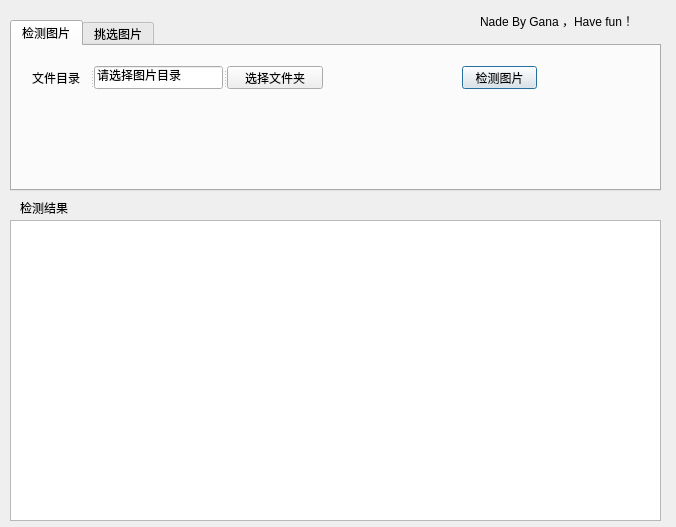
<?xml version="1.0" encoding="UTF-8"?>
<ui version="4.0">
 <class>Dialog</class>
 <widget class="QDialog" name="Dialog">
  <property name="enabled">
   <bool>true</bool>
  </property>
  <property name="geometry">
   <rect>
    <x>0</x>
    <y>0</y>
    <width>676</width>
    <height>527</height>
   </rect>
  </property>
  <property name="minimumSize">
   <size>
    <width>676</width>
    <height>527</height>
   </size>
  </property>
  <property name="maximumSize">
   <size>
    <width>676</width>
    <height>527</height>
   </size>
  </property>
  <property name="windowTitle">
   <string>韩都衣舍活动管理图片筛选器</string>
  </property>
  <property name="windowIcon">
   <iconset>
    <normaloff>F:/workspace/mdm/web/target/mdm/main/webapp/static/img/favicon/favicon.ico</normaloff>F:/workspace/mdm/web/target/mdm/main/webapp/static/img/favicon/favicon.ico</iconset>
  </property>
  <property name="windowOpacity">
   <double>3.000000000000000</double>
  </property>
  <property name="layoutDirection">
   <enum>Qt::LeftToRight</enum>
  </property>
  <property name="styleSheet">
   <string notr="true">background:url(:/back/D:/MainForm.jpg)</string>
  </property>
  <widget class="QTextBrowser" name="textBrowser">
   <property name="geometry">
    <rect>
     <x>10</x>
     <y>220</y>
     <width>651</width>
     <height>301</height>
    </rect>
   </property>
   <property name="styleSheet">
    <string notr="true">background:url(:/back/MainForm.jpg)</string>
   </property>
   <property name="html">
    <string>&lt;!DOCTYPE HTML PUBLIC &quot;-//W3C//DTD HTML 4.0//EN&quot; &quot;http://www.w3.org/TR/REC-html40/strict.dtd&quot;&gt;
&lt;html&gt;&lt;head&gt;&lt;meta name=&quot;qrichtext&quot; content=&quot;1&quot; /&gt;&lt;style type=&quot;text/css&quot;&gt;
p, li { white-space: pre-wrap; }
&lt;/style&gt;&lt;/head&gt;&lt;body style=&quot; font-family:'SimSun'; font-size:9pt; font-weight:400; font-style:normal;&quot;&gt;
&lt;p style=&quot;-qt-paragraph-type:empty; margin-top:0px; margin-bottom:0px; margin-left:0px; margin-right:0px; -qt-block-indent:0; text-indent:0px;&quot;&gt;&lt;br /&gt;&lt;/p&gt;&lt;/body&gt;&lt;/html&gt;</string>
   </property>
   <property name="acceptRichText">
    <bool>true</bool>
   </property>
  </widget>
  <widget class="QLabel" name="label_2">
   <property name="geometry">
    <rect>
     <x>20</x>
     <y>200</y>
     <width>71</width>
     <height>16</height>
    </rect>
   </property>
   <property name="text">
    <string>检测结果</string>
   </property>
  </widget>
  <widget class="QTabWidget" name="tabWidget">
   <property name="geometry">
    <rect>
     <x>10</x>
     <y>20</y>
     <width>651</width>
     <height>171</height>
    </rect>
   </property>
   <property name="styleSheet">
    <string notr="true">background:url(:/back/MainForm.jpg)</string>
   </property>
   <property name="currentIndex">
    <number>0</number>
   </property>
   <widget class="QWidget" name="tab">
    <attribute name="title">
     <string>检测图片</string>
    </attribute>
    <widget class="QPushButton" name="check">
     <property name="geometry">
      <rect>
       <x>450</x>
       <y>20</y>
       <width>75</width>
       <height>23</height>
      </rect>
     </property>
     <property name="text">
      <string>检测图片</string>
     </property>
    </widget>
    <widget class="QSplitter" name="splitter_4">
     <property name="geometry">
      <rect>
       <x>20</x>
       <y>20</y>
       <width>291</width>
       <height>23</height>
      </rect>
     </property>
     <property name="orientation">
      <enum>Qt::Horizontal</enum>
     </property>
     <widget class="QLabel" name="label_5">
      <property name="text">
       <string>文件目录</string>
      </property>
     </widget>
     <widget class="QLineEdit" name="lineEdit_4">
      <property name="text">
       <string>请选择图片目录</string>
      </property>
     </widget>
     <widget class="QPushButton" name="file_2">
      <property name="text">
       <string>选择文件夹</string>
      </property>
     </widget>
    </widget>
   </widget>
   <widget class="QWidget" name="tab_2">
    <attribute name="title">
     <string>挑选图片</string>
    </attribute>
    <widget class="QPushButton" name="pick">
     <property name="geometry">
      <rect>
       <x>450</x>
       <y>20</y>
       <width>75</width>
       <height>23</height>
      </rect>
     </property>
     <property name="text">
      <string>图片挑选</string>
     </property>
    </widget>
    <widget class="QSplitter" name="splitter_2">
     <property name="geometry">
      <rect>
       <x>20</x>
       <y>60</y>
       <width>301</width>
       <height>23</height>
      </rect>
     </property>
     <property name="orientation">
      <enum>Qt::Horizontal</enum>
     </property>
     <widget class="QLabel" name="label_3">
      <property name="text">
       <string>文件目录</string>
      </property>
     </widget>
     <widget class="QLineEdit" name="lineEdit_2">
      <property name="text">
       <string>请选择保存文件夹</string>
      </property>
     </widget>
     <widget class="QPushButton" name="desfile">
      <property name="text">
       <string>选择文件夹</string>
      </property>
     </widget>
    </widget>
    <widget class="QSplitter" name="splitter_3">
     <property name="geometry">
      <rect>
       <x>20</x>
       <y>100</y>
       <width>301</width>
       <height>23</height>
      </rect>
     </property>
     <property name="orientation">
      <enum>Qt::Horizontal</enum>
     </property>
     <widget class="QLabel" name="label_4">
      <property name="text">
       <string>选择Excel</string>
      </property>
     </widget>
     <widget class="QLineEdit" name="lineEdit_3">
      <property name="text">
       <string>请选择货号文件夹</string>
      </property>
     </widget>
     <widget class="QPushButton" name="excelfile">
      <property name="text">
       <string>选择文件</string>
      </property>
     </widget>
    </widget>
    <widget class="QSplitter" name="splitter">
     <property name="geometry">
      <rect>
       <x>20</x>
       <y>20</y>
       <width>301</width>
       <height>23</height>
      </rect>
     </property>
     <property name="orientation">
      <enum>Qt::Horizontal</enum>
     </property>
     <widget class="QLabel" name="label">
      <property name="text">
       <string>文件目录</string>
      </property>
     </widget>
     <widget class="QLineEdit" name="lineEdit">
      <property name="text">
       <string>请选择图片文件夹</string>
      </property>
     </widget>
     <widget class="QPushButton" name="file">
      <property name="text">
       <string>选择文件夹</string>
      </property>
     </widget>
    </widget>
   </widget>
  </widget>
  <widget class="QLabel" name="label_6">
   <property name="geometry">
    <rect>
     <x>480</x>
     <y>10</y>
     <width>171</width>
     <height>21</height>
    </rect>
   </property>
   <property name="text">
    <string>Nade By Gana ，Have fun！</string>
   </property>
  </widget>
  <zorder>tabWidget</zorder>
  <zorder>label_2</zorder>
  <zorder>textBrowser</zorder>
  <zorder>label_6</zorder>
 </widget>
 <resources>
  <include location="D:/back.qrc"/>
 </resources>
 <connections/>
</ui>
